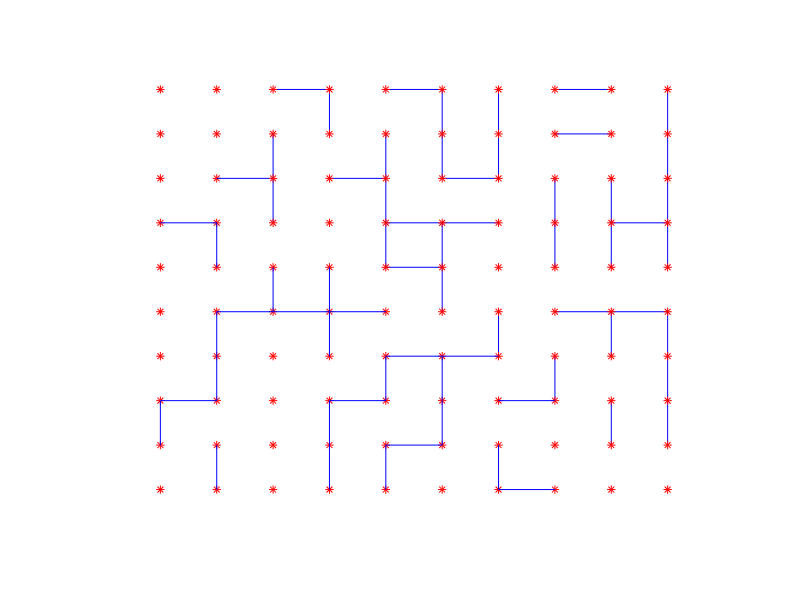

MATLAB code for this plot: (Note: this script raises an error after producing the figure.)
#!/usr/bin/env octave
% kate: remove-trailing-space on; replace-trailing-space-save on; indent-width 2; indent-mode normal; syntax matlab; space-indent on;
L=10;  % Gittergroesse L*L
p=0.4;  % Besetzungswahrscheinlichkeit
rand('state',0); % Standard initialisierung der Zufallszahlen

disp('Bondbesetzung:');
%  nach oben und rechts: wert = -3, wenn nur rechts: wert = -2, nur unten: -1; passiv: 0
function feld = feld_generator(L,p)
  feld_rechts = (rand(L,L-1) < p); % 1 = verbindung nach rechts
  feld_unten = (rand(L-1,L) < p); % 1 = verbindung nach unten
  feld = zeros(L,L);
  for i=1:L-1
    feld(:,i) -= 2*feld_rechts(:,i);
    feld(i,:) -= feld_unten(i,:);
  end
end
feld = feld_generator(L,p)

% Plot
figure();axis([0 L+1 0 L+1]);hold on;
% Plot von Punkten und Linien
for x=1:L
  for y=1:L
    plot(x,y,'*r');
    if rem(feld(x,y),2) == -1 % verbindung nach unten
      plot([y y],[L+1-x L-x],'-b');
    end
    if feld(x,y) < -1 % verbindung nach rechts
      plot([y y+1],[L+1-x L+1-x],'-b');
    end
  end
end
%  plot([1 1],[L+1-1 L+1-1-1],'-b');
axis off;

print('../tmp/bonds.png');

%  pause

disp('Ergebnis, Baumsuche:');
[baum_feld] = baum_analyse(feld);
baum_feld

disp('Ergebnis, Hoshen-Kopelman:');
[hs_feld] = hoshen_kopelman(feld);
hs_feld


%  % Zeitenmessung
%  feld = feld_generator(1000,0.5);
%  tic; baum_analyse(feld); toc;    % Elapsed time is 171 seconds.
%  tic; hoshen_kopelman(feld); toc; % Elapsed time is 124 seconds.


% Aufgabe 8.2
function [m] = max_cluster(L,p)
  feld = feld_generator(L,p);
  feld = hoshen_kopelman(feld);
  feld = sort(reshape(feld,numel(feld),1));
  L = size(feld);
  cluster = feld(1);
  n = zeros(round(L(1)/2),1);
  j = 1;
  n(j) = 1;
  for i = 2:L
    if cluster == feld(i);
      n(j) += 1;
    else
      cluster = feld(i);
      j += 1;
      n(j) = 1;
    end
  end
  m = max(n); % Finde maximalen Cluster
end


M=1;
p=(0.4:0.1:0.6);
tic
for i=1:3
  L=10*(2^i);
  for j=1:size(p,2)
    for k=1:M
      nL(k)=max_cluster(L,p(j));
    end
    Wert(j,i)=mean(nL)/(L^2);
  end
end
toc

figure(2)
plot(p,Wert(:,1),'*r',p,Wert(:,2),'+b',p,Wert(:,3),'xg');
title('Darstellung der Dichte in Abhängigkeit von L und p');
xlim([0.4 0.6]);
xlabel('Wahrscheinlichkeit p');
ylabel('P_L');
h=legend('L=20','L=40','L=80');
set(h,'Location','SouthEast');
print('../tmp/zweitens.png');